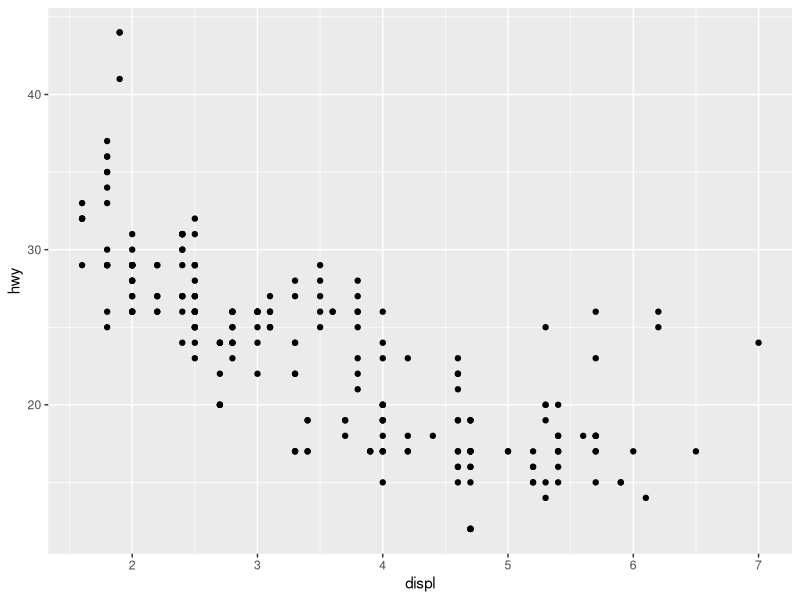
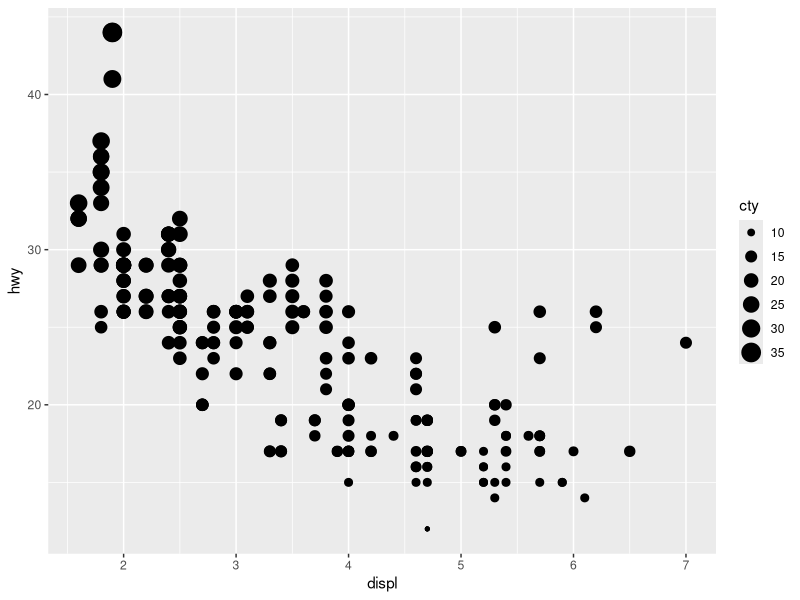
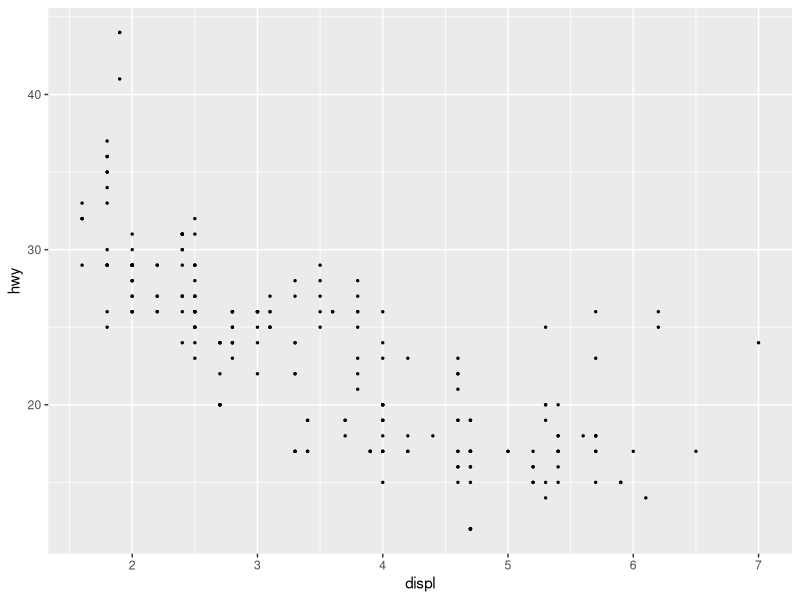
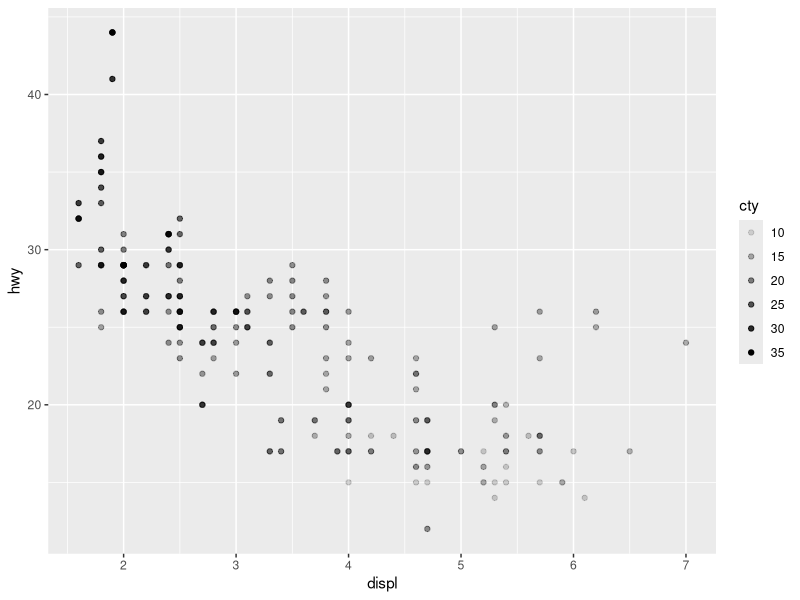
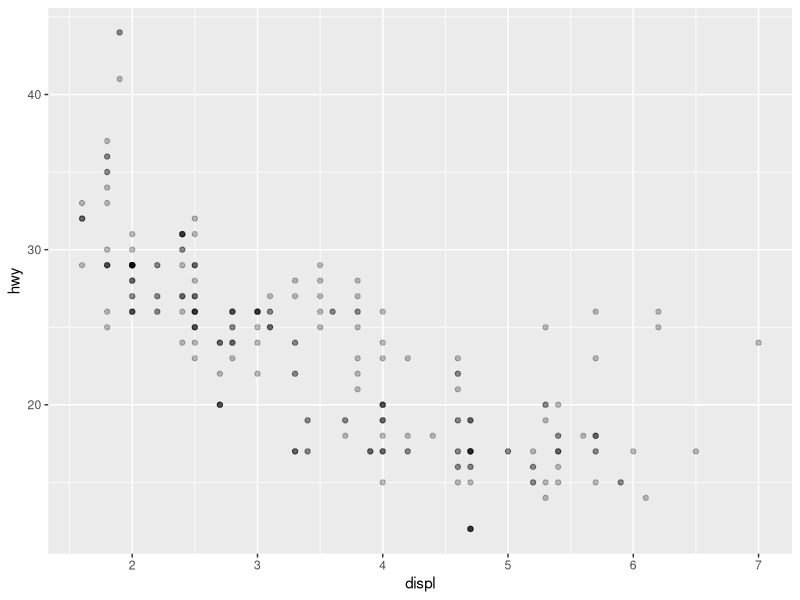
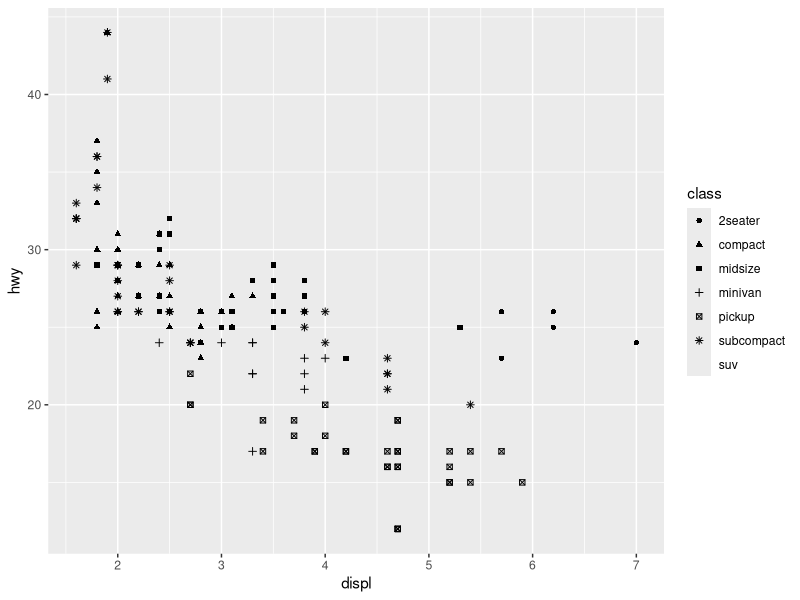
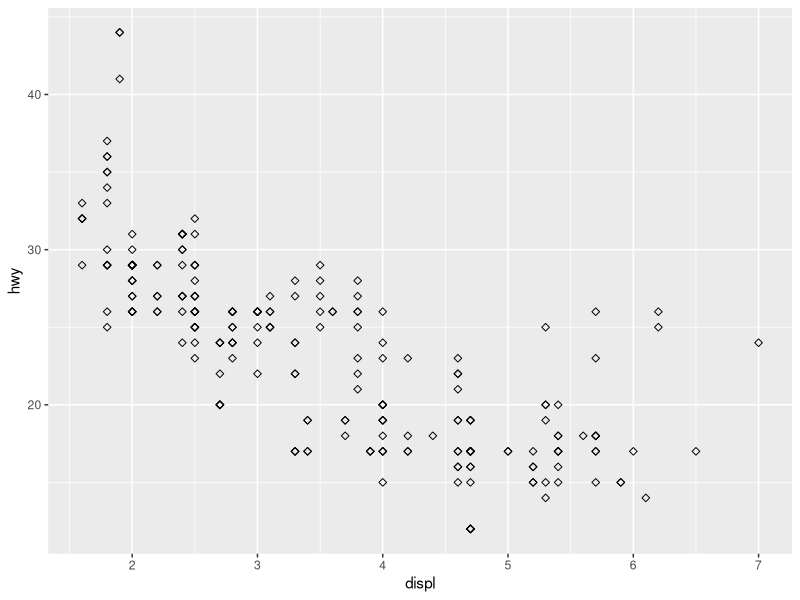
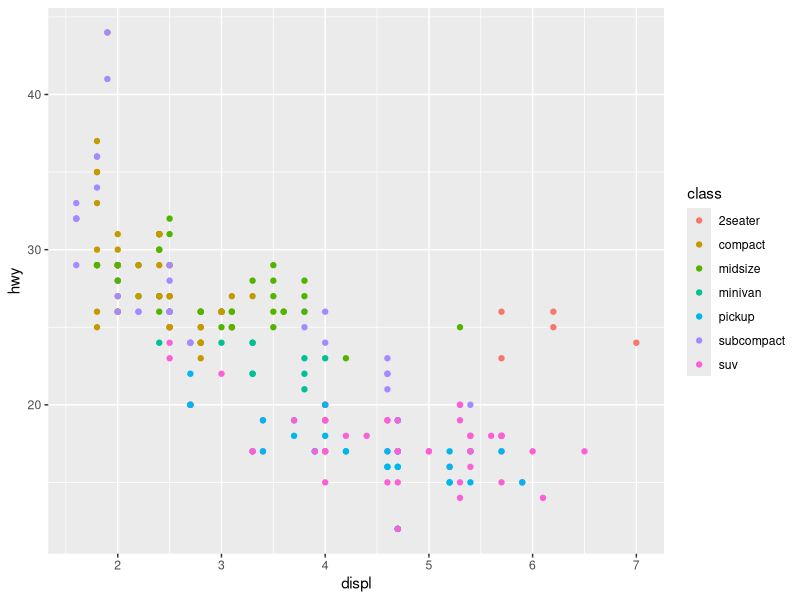

These figures' R source, in order:
## ---- chunk 1
library(tidyverse)
## ---- chunk 2
mpg |>
  ggplot(aes(x = displ, y = hwy)) +
  geom_point()
## ---- chunk 3
mpg |>
  ggplot(aes(x = displ, y = hwy, size = cty)) +
  geom_point()
## ---- chunk 4
mpg |>
  ggplot(aes(x = displ, y = hwy)) +
  geom_point(size = 0.5)
## ---- chunk 5
mpg |>
  ggplot(aes(x = displ, y = hwy, alpha = cty)) +
  geom_point()
## ---- chunk 6
mpg |>
  ggplot(aes(x = displ, y = hwy)) +
  geom_point(alpha = 0.25)
## ---- chunk 7
mpg |>
  ggplot(aes(x = displ, y = hwy, shape = class)) +
  geom_point()
## ---- chunk 8
mpg |>
  ggplot(aes(x = displ, y = hwy)) +
  geom_point(shape = 5)
## ---- chunk 9
mpg |>
  ggplot(aes(x = displ, y = hwy, color = class)) +
  geom_point()
## ---- chunk 10
mpg |>
  ggplot(aes(x = displ, y = hwy)) +
  geom_point(color = "dodgerblue")
## ---- chunk 11
mpg |>
  ggplot(aes(x = displ, y = hwy, color = "dodgerblue")) +
  geom_point()
## ---- chunk 12
mpg |>
  ggplot(aes(x = class, color = class)) +
  geom_bar(show.legend = FALSE, linewidth = 2)
## ---- chunk 13
mpg |>
  ggplot(aes(x = class)) +
  geom_bar(color = "blue", linewidth = 2)
## ---- chunk 14
mpg |>
  ggplot(aes(x = class, fill = class)) +
  geom_bar(show.legend = FALSE)
## ---- chunk 15
mpg |>
  ggplot(aes(x = class)) +
  geom_bar(fill = "blue")
## ---- chunk 16
mpg |>
  ggplot(aes(x = displ, y = hwy, group = drv)) +
  geom_smooth()
## ---- chunk 17
mpg |>
  ggplot(aes(x = displ, y = hwy, linetype = drv)) +
  geom_smooth()
## ---- chunk 18
mpg |>
  ggplot(aes(x = displ, y = hwy, color = drv)) +
  geom_smooth(show.legend = FALSE)
## ---- chunk 19
mpg |>
  ggplot(aes(x = displ, y = hwy)) +
  geom_point(aes(color = class)) +
  geom_smooth()
## ---- chunk 20
mpg |>
  ggplot(aes(x = displ, y = hwy, color = drv)) +
  geom_point() +
  geom_smooth(aes(linetype = drv))
## ---- chunk 21
mpg |>
  ggplot(aes(x = displ, y = hwy)) +
  geom_point() +
  geom_smooth(aes(color = drv, fill = drv))
## ---- chunk 22
diamonds
## ---- chunk 23
diamonds |>
  ggplot(aes(x = cut)) +
  geom_bar()
## ---- chunk 24
diamonds |>
  ggplot(aes(x = cut, y = depth)) +
  geom_point()
## ---- chunk 25
diamonds |>
  ggplot(aes(x = cut, y = depth)) +
  stat_summary()
## ---- chunk 26
diamonds |>
  ggplot(aes(x = cut, y = depth)) +
  stat_summary(fun.data = mean_cl_normal)
## ---- chunk 27
diamonds |>
  ggplot(aes(x = cut, y = depth)) +
  stat_summary(fun.min = min, fun.max = max, fun = median)
## ---- chunk 28
mpg |>
  ggplot(aes(x = displ, y = hwy, color = class)) +
  geom_point()
## ---- chunk 29
mpg |>
  ggplot(aes(x = displ, y = hwy)) +
  geom_point() +
  facet_wrap(~ class)
